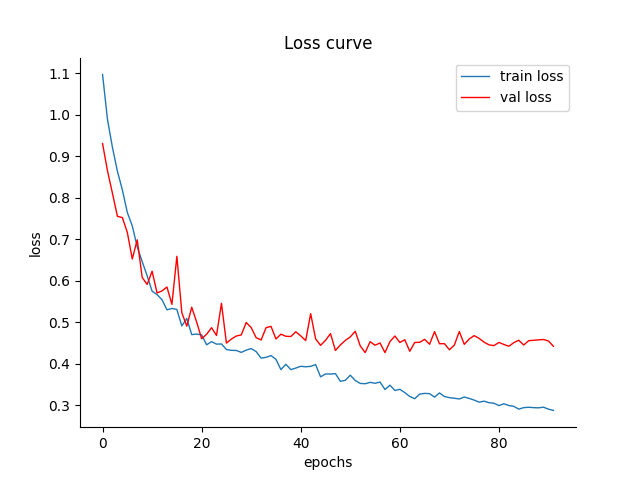

Generate this figure with Python:
import argparse
import os
import numpy as np
import matplotlib.pyplot as plt


# 读取存储为txt文件的数据
def data_read(dir_path):
    with open(dir_path, "r") as f:
        raw_data = f.read()
        data = raw_data[1:-1].split(", ")   # [-1:1]是为了去除文件中的前后中括号"[]"

    return np.asfarray(data, float)

# x_val_loss=0
# y_val_loss=0
# x_train_loss=0
# y_train_loss=0

def loss(name):


    train_loss_path = os.path.join('models', name, 'train_loss.txt')
    val_loss_path = os.path.join('models', name, 'val_loss.txt')



    try:
        y_train_loss = data_read(train_loss_path)        # loss值，即y轴
        x_train_loss = range(len(y_train_loss))			 # loss的数量，即x轴
    except:
        y_train_loss = 0
        x_train_loss = 0
    try:
        y_val_loss = data_read(val_loss_path)  # loss值，即y轴
        x_val_loss = range(len(y_val_loss))  # loss的数量，即x轴
    except:
        x_val_loss = 0
        y_val_loss = 0
    fig = plt.figure()

    # 去除顶部和右边框框
    ax = plt.axes()
    ax.spines['top'].set_visible(False)
    ax.spines['right'].set_visible(False)



    plt.xlabel('epochs')    # x轴标签
    plt.ylabel('loss')     # y轴标签

    # 以x_train_loss为横坐标，y_train_loss为纵坐标，曲线宽度为1，实线，增加标签，训练损失，
    # 默认颜色，如果想更改颜色，可以增加参数color='red',这是红色。
    plt.plot(x_train_loss, y_train_loss, linewidth=1, linestyle="solid", label="train loss")
    plt.plot(x_val_loss, y_val_loss, linewidth=1, linestyle="solid", label="val loss",color='red')

    plt.legend()
    plt.title('Loss curve')

    # plt.savefig('models/dsb2018_96_UNet_woDS/loss.png')
    # plt.savefig('models/dsb2018_96_NestedUNet_woDS/loss.png')
    # plt.savefig('models/dsb2018_96_FPN_woDS/loss.png')
    # plt.savefig('models/dsb2018_96_SegNet_woDS/loss.png')
    # plt.savefig('models/dsb2018_96_TransUnet_woDS/loss.png')
    # plt.savefig('models/dsb2018_96_AttU_Net_woDS/loss.png')
    # plt.savefig('models/dsb2018_96_GRUUNet_woDS/loss.png')
    # plt.savefig('models/dsb2018_96_RUNet_woDS/loss.png')
    #D_UNet
    # plt.savefig('models/dsb2018_96_RUNet2_woDS/loss.png')
    # plt.savefig('models/dsb2018_96_D_UNet_woDS/loss.png')
    # plt.savefig('models/dsb2018_96_ResNeXtUnet18_34_woDS/loss.png')
    plt.savefig(os.path.join('models', name, 'loss.png'))

    # fig.show()
    plt.close()

